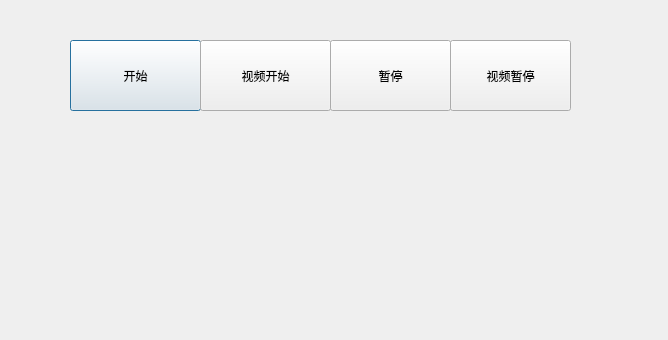
<?xml version="1.0" encoding="UTF-8"?>
<ui version="4.0">
 <class>Dialog</class>
 <widget class="QDialog" name="Dialog">
  <property name="geometry">
   <rect>
    <x>0</x>
    <y>0</y>
    <width>668</width>
    <height>340</height>
   </rect>
  </property>
  <property name="windowTitle">
   <string>Dialog</string>
  </property>
  <widget class="QPushButton" name="pb_start">
   <property name="geometry">
    <rect>
     <x>70</x>
     <y>40</y>
     <width>131</width>
     <height>71</height>
    </rect>
   </property>
   <property name="text">
    <string>开始</string>
   </property>
  </widget>
  <widget class="QPushButton" name="pb_pause">
   <property name="geometry">
    <rect>
     <x>330</x>
     <y>40</y>
     <width>121</width>
     <height>71</height>
    </rect>
   </property>
   <property name="text">
    <string>暂停</string>
   </property>
  </widget>
  <widget class="QPushButton" name="pb_video_pause">
   <property name="geometry">
    <rect>
     <x>450</x>
     <y>40</y>
     <width>121</width>
     <height>71</height>
    </rect>
   </property>
   <property name="text">
    <string>视频暂停</string>
   </property>
  </widget>
  <widget class="QPushButton" name="pb_video_start">
   <property name="geometry">
    <rect>
     <x>200</x>
     <y>40</y>
     <width>131</width>
     <height>71</height>
    </rect>
   </property>
   <property name="text">
    <string>视频开始</string>
   </property>
  </widget>
  <widget class="QLabel" name="lb_show">
   <property name="geometry">
    <rect>
     <x>100</x>
     <y>140</y>
     <width>461</width>
     <height>171</height>
    </rect>
   </property>
   <property name="text">
    <string/>
   </property>
   <property name="scaledContents">
    <bool>true</bool>
   </property>
  </widget>
 </widget>
 <resources/>
 <connections/>
</ui>
